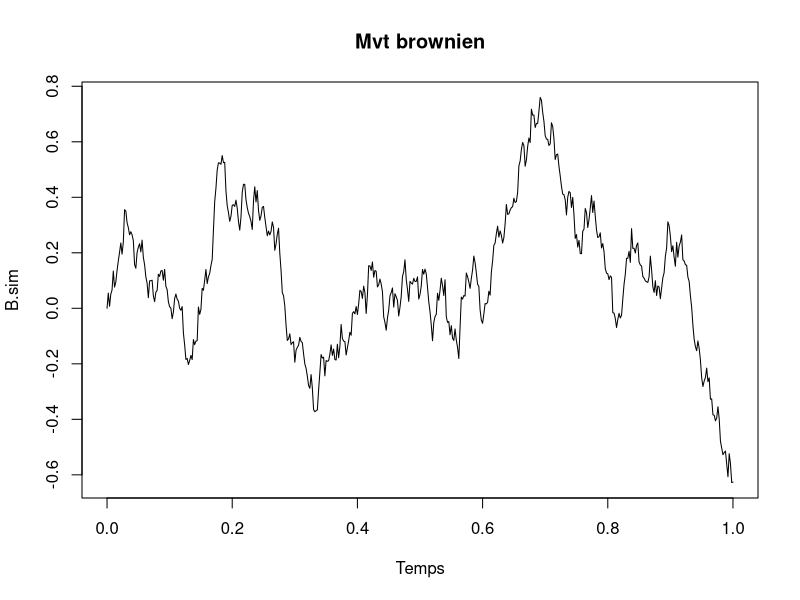
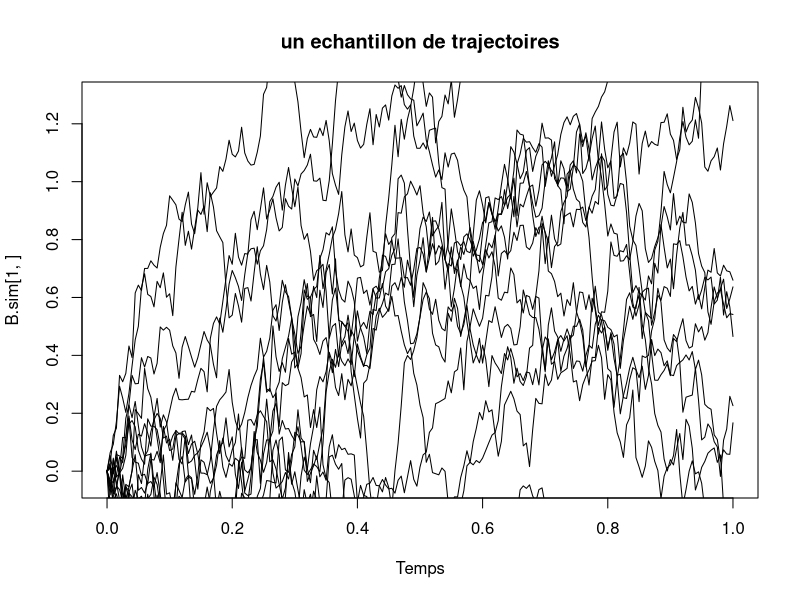
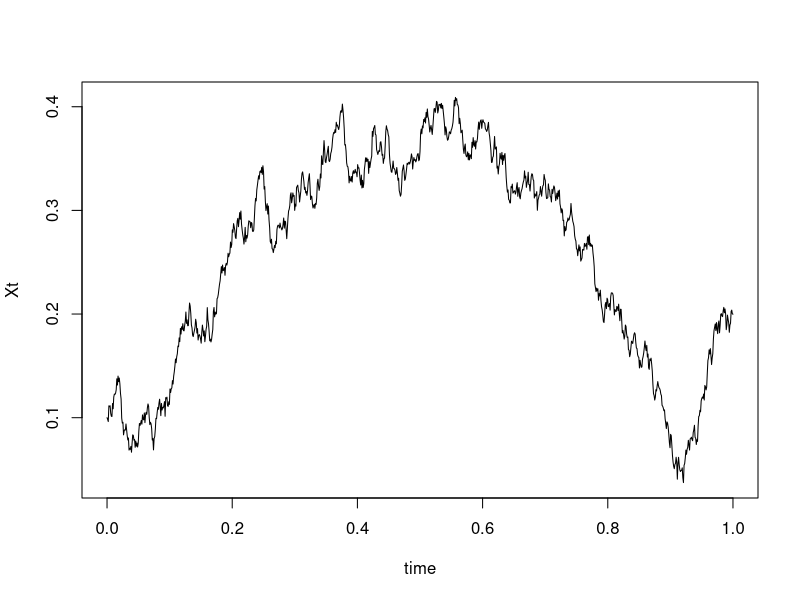

These charts were generated, in order, by the following R code: (Note: this script raises an error after producing the figures.)
### Simulation d'un mouvement bownien standard
# Discretisation du temps
temps = seq(0,1,length=501)
pas.temps = 1/500
#simulation des accroissements
B.acc = rnorm(500, sd = sqrt(pas.temps))
B.sim = c(0, cumsum(B.acc))
plot(temps, B.sim, type = "l", xlab="Temps", main = "Mvt brownien" )


n.sim = 300
n.point = 201
temps = seq(0,1,length = n.point)
pas.temps = 1/(n.point-1)
B.acc = matrix(rnorm((n.point-1)*n.sim, sd = sqrt(pas.temps)), nrow=n.sim)
B.sim = matrix(NA, ncol=n.point,nrow=n.sim)
for(i in 1:n.sim){
  B.sim[i,] = c(0,cumsum(B.acc[i,]))
}
plot(temps, B.sim[1,], type = "l", xlab="Temps")
title("un echantillon de trajectoires")
for(i in 1:15){lines(temps, B.sim[i+1,])}



mu = 0.08;
sigma = 0.2;
T=1;
n=2^10
X0=0.1;
dt = T/n
t=seq(0,T, by = dt)
x = c(X0, mu*dt+sigma*sqrt(dt)*rnorm(n, mean = 0, sd = 1))
Xt = cumsum(x)
plot(t, Xt, type = "l", xlab = "time")



B = gbm(x0 = 1, mu = 1, sigma = 0.5, t0 = 0, t = 1, n = 1000)
plot(B)

start_time = Sys.time()

gbm = function(x0, mu, sigma, t0, t, n){
  delta = (t-t0)/n
  W = numeric(n+1)
  tseq = seq(t0,t,length = n+1)
  for(i in 2:(n+1))
    W[i] = W[i-1]+rnorm(1)*sqrt(delta)
  S = x0 * exp((mu-sigma^2)/2*(tseq-t0)+sigma*W)
  X = ts(S, start = t0, deltat = delta)
  return(X)
}

mu = 0.16
sigma = 0.2
P0 = 40
T = 1/12
t0=0
nt = 50
n=2^8

# generate n trajectoires
dt = T/n
t = seq(0,T, by = dt)
X = matrix(rep(0,length(t)*nt), nrow=nt)
for(i in 1:nt){X[i,] = gbm(x0=P0, mu = mu, sigma = sigma, t0=t0, t= T, n = n)}
##PLot
ymax=max(X)
ymin=min(X)
plot(t, X[1,], t = "l", ylim = c(ymin, ymax), col=1, ylab ="price P(t)", xlab = "temps")
for(i in 2:nt){lines(t, X[i,], t="l", ylim = c(ymin, ymax), col = i)}
mean(X[,n+1])

end_time = Sys.time()
end_time-start_time
